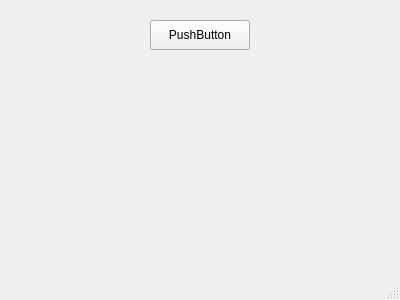
<?xml version="1.0" encoding="UTF-8"?>
<ui version="4.0">
 <class>MainWindow</class>
 <widget class="QMainWindow" name="MainWindow">
  <property name="geometry">
   <rect>
    <x>0</x>
    <y>0</y>
    <width>400</width>
    <height>300</height>
   </rect>
  </property>
  <property name="windowTitle">
   <string>MainWindow</string>
  </property>
  <widget class="QWidget" name="centralwidget">
   <widget class="QPushButton" name="pushButton">
    <property name="geometry">
     <rect>
      <x>150</x>
      <y>20</y>
      <width>100</width>
      <height>30</height>
     </rect>
    </property>
    <property name="text">
     <string>PushButton</string>
    </property>
   </widget>
  </widget>
  <widget class="QMenuBar" name="menubar">
   <property name="geometry">
    <rect>
     <x>0</x>
     <y>0</y>
     <width>400</width>
     <height>26</height>
    </rect>
   </property>
  </widget>
  <widget class="QStatusBar" name="statusbar"/>
 </widget>
 <resources/>
 <connections/>
</ui>
